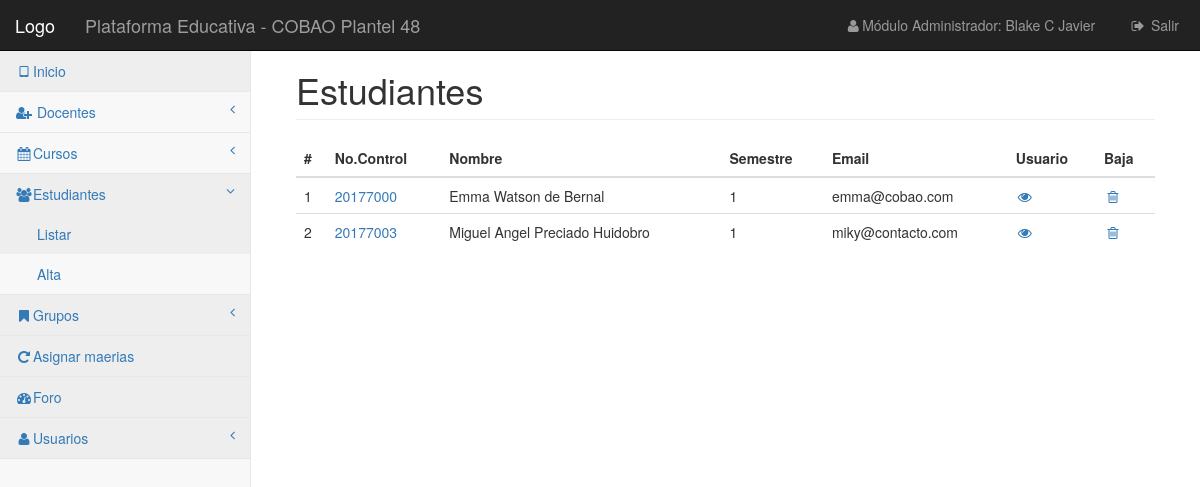
The app's page /vistas/estudiante/listar-e.php (signed in), older data.
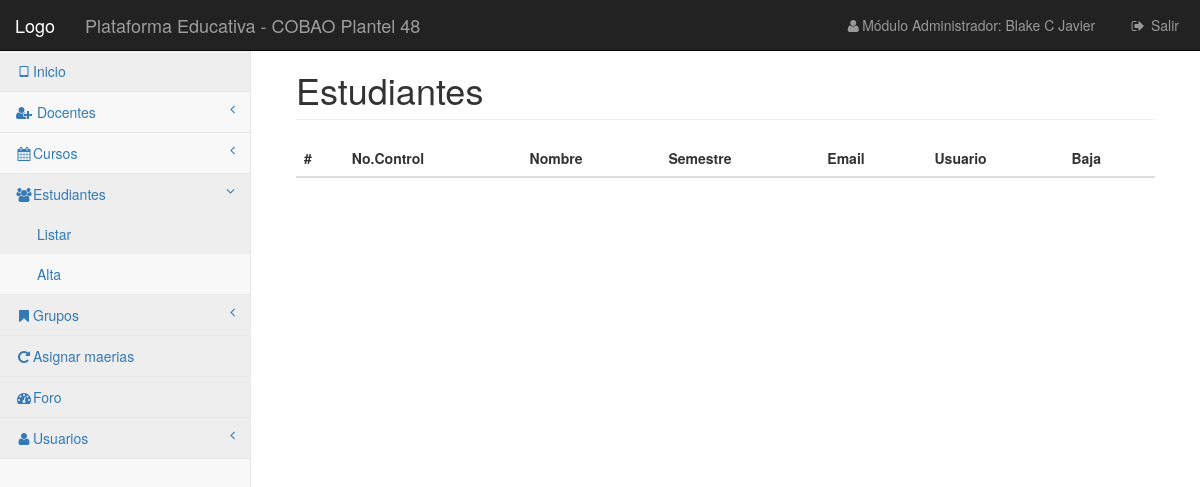
The same page, newer data.
### tables this page shows
CREATE TABLE `estudiante` (
  `id` int(11) NOT NULL,
  `nombre` varchar(15) DEFAULT NULL,
  `apaterno` varchar(30) DEFAULT NULL,
  `amaterno` varchar(30) DEFAULT NULL,
  `curp` varchar(18) DEFAULT NULL,
  `grado` char(1) DEFAULT NULL,
  `num_control` varchar(15) DEFAULT NULL,
  `escuela_proce` varchar(30) DEFAULT NULL,
  `email` varchar(30) DEFAULT NULL,
  `fecha_nac` date DEFAULT NULL,
  `estado` char(1) DEFAULT NULL,
  `grupo` varchar(5) DEFAULT NULL
);

### librerias/Simple_sessions.php (called while the page is built, shortened)
<?php
class Simple_sessions{
private $my_sess;
public function  __construct($sess_name = 'simple_sessions'){
$this->my_sess = &$_SESSION;
}
public function check_sess($name){
return isset($this->my_sess[$name]);
}
}
?>

### vistas/estudiante/listar-e.php (the view, shortened to what the changed rows need)
<?php
require_once '../../librerias/Simple_sessions.php';
$obj_ses = new Simple_sessions();
if ($obj_ses->check_sess('userid')) {
    include '../../control/conexion.php';
    $selec = "SELECT * FROM `estudiante` WHERE `estado` ='1' ";
    $ejecutar = $conexion->query($selec);
?>
<!DOCTYPE html>
<html lang="es">
<head>
    <link href="../../css/bootstrap.min.css" rel="stylesheet">
    <link href="../../css/metisMenu.min.css" rel="stylesheet">
    <link href="../../css/timeline.css" rel="stylesheet">
    <link href="../../css/startmin.css" rel="stylesheet">
    <link href="../../css/morris.css" rel="stylesheet">
    <link href="../../css/font-awesome.min.css" rel="stylesheet" type="text/css">
</head>
<body>
<div id="wrapper">
    <div id="page-wrapper">
        <div class="container-fluid">
            <div class="row">
                <div class="col-lg-12">
                    <h1 class="page-header">Estudiantes</h1>
                </div>
            </div>
            <div class="row">
                <div class="col-lg-12">
                    <div class="table-responsive">
                        <table class="table">
                            <thead>
                            <tr>
                                <th>#</th>
                                <th>No.Control</th>
                                <th>Nombre</th>
                                <th>Semestre</th>
                                <th>Email</th>
                                <th>Usuario</th>
                                <th>Baja</th>
                            </tr>
                            </thead>
                            <tbody>
                            <?php $i = 0;
                            while ($datos = $ejecutar->fetch_assoc()) {
                                $id = $datos['id'];
                                echo "<tr>";
                                echo "<td>". $i += 1 ."</td>";
                                echo "<td><a href='editar-e.php?id=$id'>". $datos['num_control']."</td>";
                                echo "<td> ". $datos['nombre'] ." ". $datos['apaterno']." ".$datos['amaterno'] ."</a></td>";
                                echo "<td>". $datos['grado']."</td>";
                                echo "<td>". $datos['email'] ."</td>";
                                echo "<td><a href='../../control/estudiante/miuser-e.php?id=$id'><i class='fa fa-eye fa-fw' aria-hidden='true'></i></td>";
                                echo "<td><a href='../../control/estudiante/baja-e.php?id=$id' onclick='return confirm(\"¿Está seguro de esta operación?\");' <i class='fa fa-trash-o fa-fw' aria-hidden='true'></i></a></td>";
                                echo "<tr>";
                            }
                            ?>
                            </tbody>
                        </table>
                    </div>
                </div>
            </div>
        </div>
    </div>
</div>
</body>
</html>
    <?php
}else{
    header("Location: ../../index.php");
}
?>

Row changes from the older to the newer data that the page shows:
removed estudiante: i "1", num_control "20177000", nombre "Emma", apaterno "Watson", amaterno "de Bernal", grado "1", email "emma@cobao.com"
removed estudiante: i "2", num_control "20177003", nombre "Miguel Angel", apaterno "Preciado", amaterno "Huidobro", grado "1", email "miky@contacto.com"
